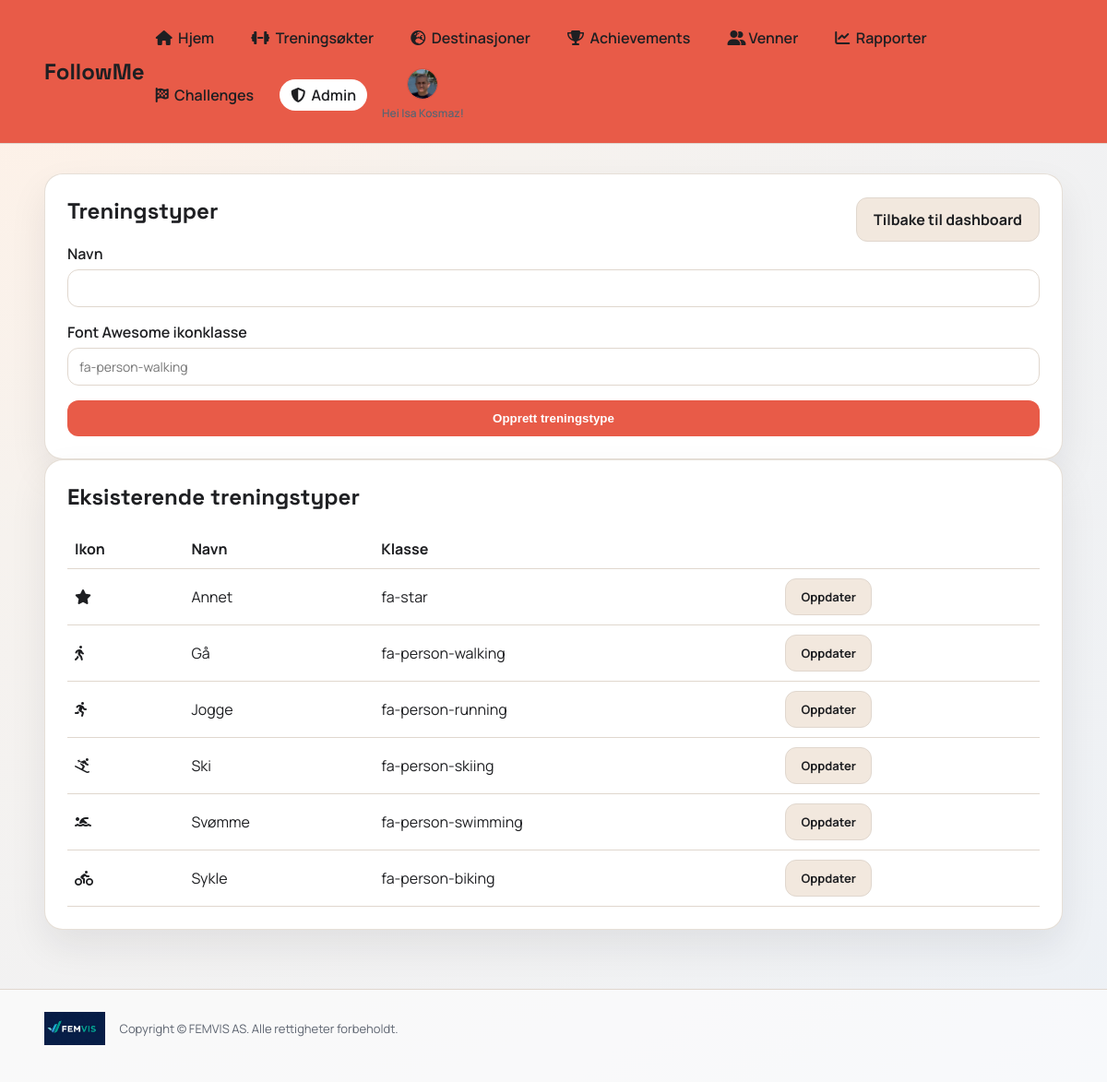
Screenshot of /admin/activity-types (signed in) with the database file from the repository.
### app.py (models this page shows)
class User(db.Model):
    id = db.Column(db.Integer, primary_key=True)
    username = db.Column(db.String(40), unique=True, nullable=False)
    full_name = db.Column(db.String(120), nullable=False)
    email = db.Column(db.String(120), unique=True, nullable=False)
    password_hash = db.Column(db.String(255), nullable=False)
    role = db.Column(db.String(20), default="user", nullable=False)
    avatar_color = db.Column(db.String(20), default="#2d7d46", nullable=False)
    avatar_icon = db.Column(db.String(20), default="boot", nullable=False)
    avatar_image = db.Column(db.String(255), nullable=True)
    created_at = db.Column(db.DateTime, default=datetime.utcnow, nullable=False)

class ActivityType(db.Model):
    id = db.Column(db.Integer, primary_key=True)
    name = db.Column(db.String(50), unique=True, nullable=False)
    icon_class = db.Column(db.String(80), nullable=False, default="fa-star")

### app.py (the view, shortened to what this page needs)
@app.route("/admin/activity-types", methods=["GET", "POST"])
@login_required
def admin_activity_types():
    admin = get_current_user()
    if admin.role != "admin":
        flash("Du har ikke tilgang.")
        return redirect(url_for("index"))
    activity_types = ActivityType.query.order_by(ActivityType.name.asc()).all()
    return render_template(
        "admin_activity_types.html", user=admin, activity_types=activity_types
    )

### app.py (called while the page is built)
def login_required(view):
    @wraps(view)
    def wrapper(*args, **kwargs):
        if "user_id" not in session:
            return redirect(url_for("login"))
        user = db.session.get(User, session["user_id"])
        if not user:
            session.clear()
            return redirect(url_for("login"))
        return view(*args, **kwargs)
    return wrapper

def get_current_user():
    if "user_id" not in session:
        return None
    user = db.session.get(User, session["user_id"])
    if not user:
        session.clear()
        return None
    return user

### templates/admin_activity_types.html
{% extends "base.html" %}
{% set title = "Treningstyper" %}
{% block content %}
<section class="card">
  <div class="card-header">
    <h2>Treningstyper</h2>
    <a class="button secondary" href="{{ url_for('admin_dashboard') }}">Tilbake til dashboard</a>
  </div>
  <form method="post" class="form">
    <label>Navn
      <input type="text" name="name" required>
    </label>
    <label>Font Awesome ikonklasse
      <input type="text" name="icon_class" placeholder="fa-person-walking">
    </label>
    <button class="button" type="submit">Opprett treningstype</button>
  </form>
</section>
<section class="card">
  <h2>Eksisterende treningstyper</h2>
  <table class="table">
    <thead>
      <tr>
        <th>Ikon</th>
        <th>Navn</th>
        <th>Klasse</th>
        <th></th>
      </tr>
    </thead>
    <tbody>
      {% for a in activity_types %}
        <tr>
          <td><i class="fa-solid {{ a.icon_class }}"></i></td>
          <td>{{ a.name }}</td>
          <td>{{ a.icon_class }}</td>
          <td><a class="button secondary small" href="{{ url_for('admin_activity_type_edit', activity_id=a.id) }}">Oppdater</a></td>
        </tr>
      {% else %}
        <tr>
          <td colspan="4" class="muted">Ingen treningstyper.</td>
        </tr>
      {% endfor %}
    </tbody>
  </table>
</section>
{% endblock %}

### templates/base.html (shortened to what this page needs)
<!doctype html>
<html lang="no">
<head>
  <link rel="stylesheet" href="{{ url_for('static', filename='css/style.css') }}">
  <link rel="stylesheet" href="https://cdnjs.cloudflare.com/ajax/libs/font-awesome/6.5.2/css/all.min.css">
</head>
<body>
  <div class="app-shell">
    <header class="topbar">
      <a class="brand-link" href="{{ url_for('index') }}"><div class="brand">FollowMe</div></a>
      {% if user %}
      <div class="nav-shell">
        <nav class="nav">
          <a href="{{ url_for('index') }}" class="{% if request.path == url_for('index') %}active{% endif %}"><i class="fa-solid fa-house"></i>&nbsp; Hjem</a>
          <a href="{{ url_for('workouts') }}" class="{% if request.path.startswith(url_for('workouts')) %}active{% endif %}"><i class="fa-solid fa-dumbbell"></i>&nbsp; Treningsøkter</a>
          <a href="{{ url_for('destinations') }}" class="{% if request.path.startswith(url_for('destinations')) %}active{% endif %}"><i class="fa-solid fa-earth-europe"></i>&nbsp; Destinasjoner</a>
          <a href="{{ url_for('achievements') }}" class="{% if request.path.startswith(url_for('achievements')) %}active{% endif %}"><i class="fa-solid fa-trophy"></i>&nbsp; Achievements</a>
          <a href="{{ url_for('friends') }}" class="{% if request.path.startswith(url_for('friends')) %}active{% endif %}"><i class="fa-solid fa-user-group"></i> Venner</a>
          <a href="{{ url_for('reports') }}" class="{% if request.path.startswith(url_for('reports')) %}active{% endif %}"><i class="fa-solid fa-chart-line"></i>&nbsp; Rapporter</a>
          <a href="{{ url_for('challenges') }}" class="{% if request.path.startswith(url_for('challenges')) %}active{% endif %}"><i class="fa-solid fa-flag-checkered"></i>&nbsp; Challenges</a>
          {% if user.role == 'admin' %}
          <a href="{{ url_for('admin_dashboard') }}" class="{% if request.path.startswith('/admin') %}active{% endif %}"><i class="fa-solid fa-shield-halved"></i>&nbsp; Admin</a>
          {% endif %}
          <div class="nav-avatar-wrap">
            <a class="nav-avatar {% if user.avatar_image %}has-image{% endif %}" href="{{ url_for('profile') }}" style="--accent: {{ user.avatar_color }}" aria-label="Profil">
              {% if user.avatar_image %}
                <img src="{{ url_for('static', filename='uploads/' ~ user.avatar_image) }}" alt="Avatar">
              {% endif %}
            </a>
            <div class="nav-welcome">Hei {{ user.full_name }}!</div>
          </div>
        </nav>
      </div>
      {% endif %}
    </header>
    <main class="main">
      {% block content %}{% endblock %}
    </main>
    <footer class="footer">
      <div class="footer-inner">
        <img src="{{ url_for('static', filename='img/logo.jpg') }}" alt="FEMVIS AS logo">
        <p>Copyright © FEMVIS AS. Alle rettigheter forbeholdt.</p>
      </div>
    </footer>
  </div>
</body>
</html>

### static/css/style.css (style rules this page uses)
:root { --bg: #f6f2ee; --bg-2: #edf1f6; --card: #ffffff; --ink: #1e1f22; --muted: #5d6470; --accent: #2d7d46; --accent-2: #d96d4e; --stroke: #e0d7ce; }
* { box-sizing: border-box; }
body { margin: 0; font-family: "Manrope", sans-serif; color: var(--ink); background: radial-gradient(circle at top left, #fff1e6 0%, var(--bg) 35%, var(--bg-2) 100%); }
.app-shell { min-height: 100vh; }
.topbar { display: flex; align-items: center; justify-content: space-between; padding: 24px 48px; position: sticky; top: 0; backdrop-filter: blur(6px); background: #e85b48; border-bottom: 1px solid var(--stroke); z-index: 10; }
.brand { font-family: "Space Grotesk", sans-serif; font-size: 24px; font-weight: 700; }
.brand-link { text-decoration: none; color: inherit; }
.nav { display: flex; gap: 16px; flex-wrap: wrap; align-items: center; }
.nav a { text-decoration: none; color: var(--ink); font-weight: 600; padding: 6px 12px; border-radius: 999px; }
.nav a.active { background: var(--card); }
.nav a.nav-avatar { padding: 0; }
.nav-avatar { width: 34px; height: 34px; border-radius: 50%; background: var(--accent); display: flex; align-items: center; justify-content: center; color: #fff; font-weight: 700; overflow: hidden; border: 1px solid rgba(0, 0, 0, 0.08); padding: 0; }
.nav-avatar img { width: 100%; height: 100%; object-fit: cover; display: block; border-radius: 50%; }
.nav-avatar.has-image { background: transparent; }
.nav-avatar-wrap { position: relative; display: flex; align-items: center; flex-direction: column; gap: 6px; }
.nav-welcome { font-size: 12px; color: var(--muted); font-weight: 600; text-align: center; max-width: 140px; }
.nav-shell { display: flex; align-items: center; gap: 12px; position: relative; }
.main { padding: 32px 48px 64px; }
.footer { padding: 24px 48px 40px; border-top: 1px solid var(--stroke); background: rgba(255, 255, 255, 0.6); }
.footer-inner { display: flex; align-items: center; gap: 16px; flex-wrap: wrap; }
.footer-inner img { height: 36px; }
.footer-inner p { margin: 0; color: var(--muted); font-size: 13px; }
.card { background: var(--card); border-radius: 20px; padding: 24px; box-shadow: 0 18px 40px rgba(29, 31, 34, 0.08); border: 1px solid rgba(224, 215, 206, 0.8); }
.card h2 { margin-top: 0; font-family: "Space Grotesk", sans-serif; }
.form { display: grid; gap: 16px; }
.form label { display: grid; gap: 6px; font-weight: 600; }
input, select { border: 1px solid var(--stroke); border-radius: 12px; padding: 10px 12px; font-size: 14px; font-family: "Manrope", sans-serif; }
.button { background: #e85b48; color: #fff; border: none; padding: 12px 18px; border-radius: 12px; font-weight: 700; cursor: pointer; text-decoration: none; display: inline-block; text-align: center; }
.button.secondary { background: #f2e8de; color: var(--ink); border: 1px solid var(--stroke); }
.button.small { padding: 10px 16px; font-size: 13px; }
.table { width: 100%; border-collapse: collapse; margin-top: 12px; }
.table th, .table td { text-align: left; padding: 10px 8px; border-bottom: 1px solid var(--stroke); }
.card-header { display: flex; align-items: center; justify-content: space-between; gap: 12px; }

### rows the page displays
User: avatar_image (picture), full_name "Isa Kosmaz"
ActivityType: name "Annet", icon_class "fa-star"
ActivityType: name "Gå", icon_class "fa-person-walking"
ActivityType: name "Jogge", icon_class "fa-person-running"
ActivityType: name "Ski", icon_class "fa-person-skiing"
ActivityType: name "Svømme", icon_class "fa-person-swimming"
ActivityType: name "Sykle", icon_class "fa-person-biking"
